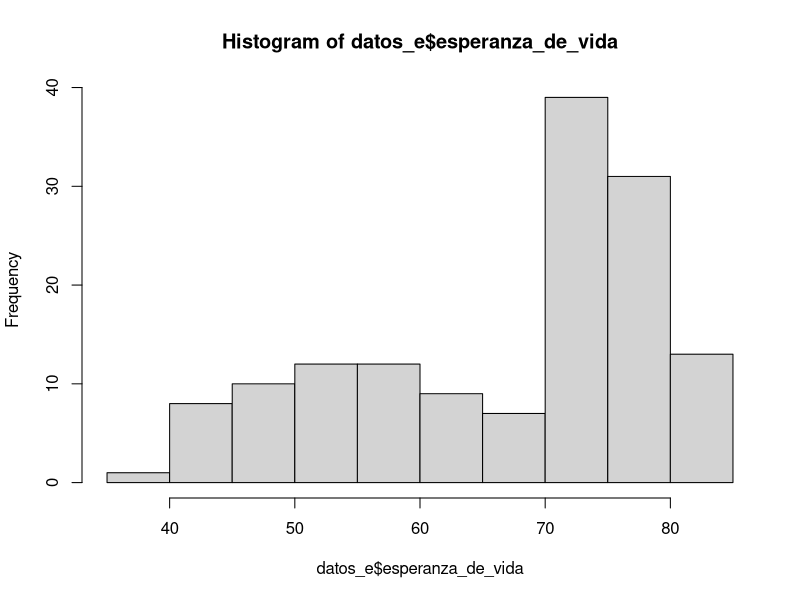
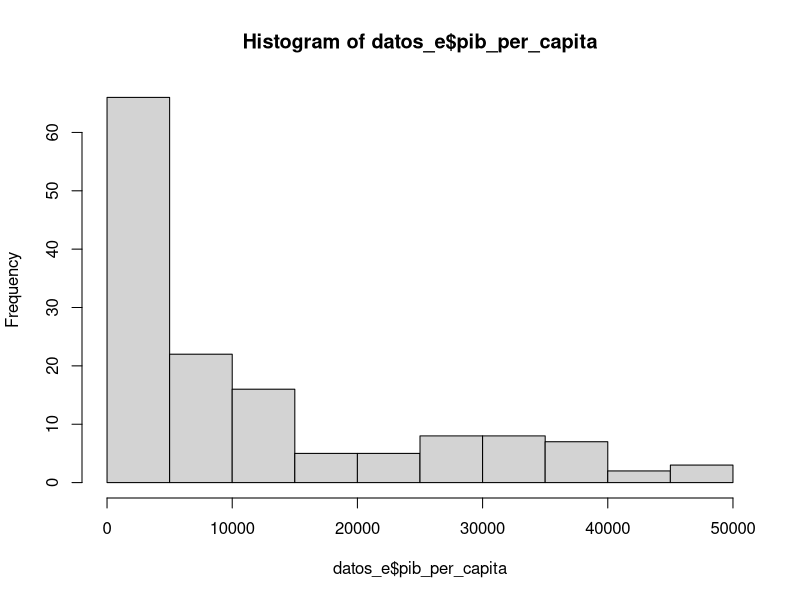

Recreate these plots in R, in order.
# nombre del archivo a mandar por correo:


# nombre_apellido_estadistica_profesor.R
# ejemplo:
# juan_perez_estadistica_beltran.R
# Cristobal_Aguirre_estadistica_leiva.R

# No olvide ejecutar las líneas 6 y 11 antes de empezar el resto del trabajo
library(readxl)

# 1. Use la función read_excel para cargar los datos que se encuentran en el archivo excel 

misdatos <- read_excel("datos_e.xlsx")
datos_e <- misdatos


# 2. Para las variables "pib_per_capita" y "esperanza_de_vida" compute lo siguiente
# 2.1 la media cada una (4 pts)
mean(datos_e$pib_per_capita)

mean(datos_e$esperanza_de_vida)

# 2.2 la desviación estandar de cada una (4 pts)

sd(datos_e$pib_per_capita)

sd(datos_e$esperanza_de_vida)


# 2.3 la cantidad de observaciones (n) de cada una (4 pts)

pais=misdatos[,1]
continente=misdatos[,2]
año=misdatos[,3]
espvida=misdatos[,4]
poblacion=misdatos[,5]
pibcapit=misdatos[,6]



nrow(misdatos)
nrow(pais)
nrow(continente)
nrow(año)
nrow(espvida)
nrow(poblacion)
nrow(pibcapit)


# 3. Grafique los histogramas de estas tres variables:
# "pib_per_capita" (2 pto), "esperanza_de_vida" (2 pto) y el logaritmo natural de la variable "población" (4 pts).
# Puede usar cualquier función y paquete de R que grafique histogramas



hist(datos_e$esperanza_de_vida)

hist(datos_e$pib_per_capita)
log(datos_e$poblacion)
